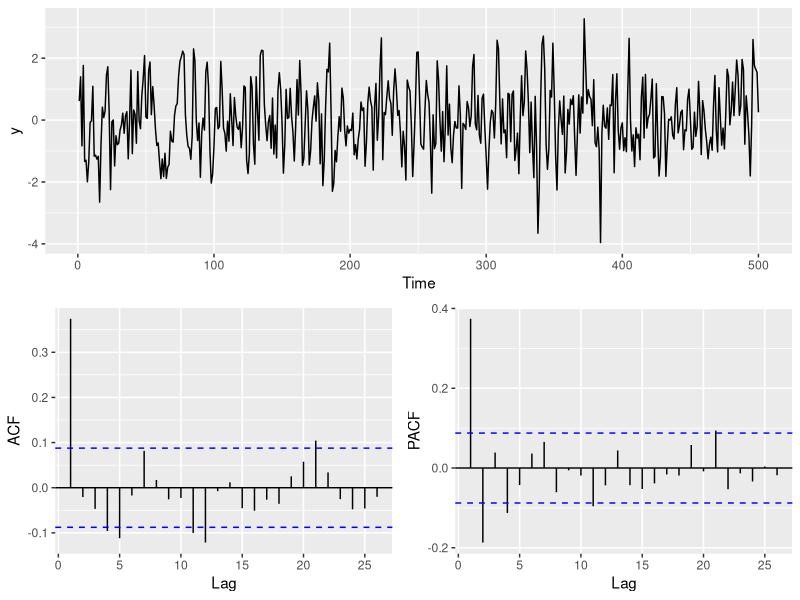
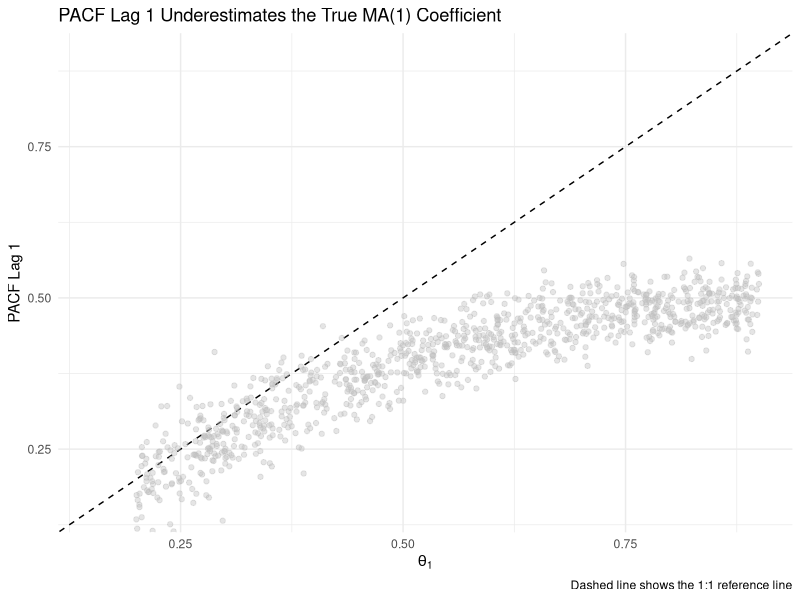
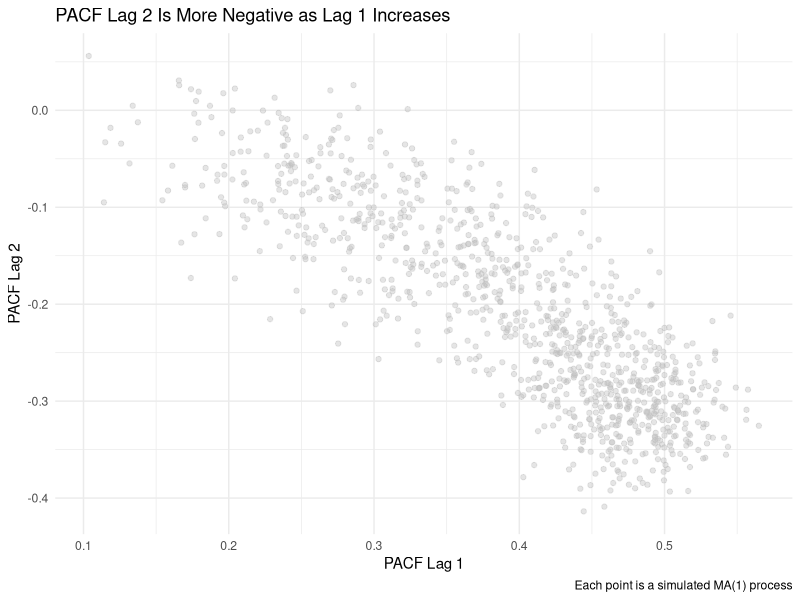
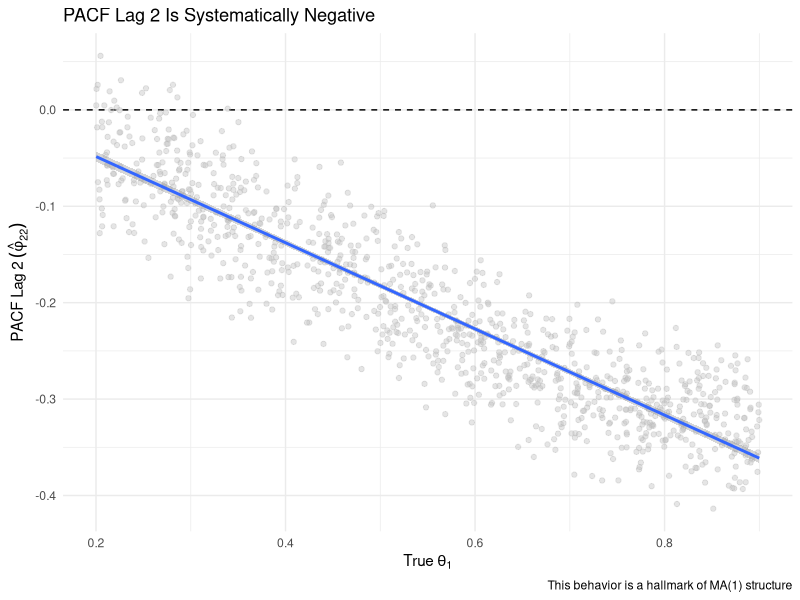

These charts were generated, in order, by the following R code:
## ---- chunk 1
#| label: ma1-sim-plot
#| message: false
#| warning: false
library(tidyverse)
library(forecast)
library(gridExtra)
set.seed(2346)

n <- 500
tm <- 1:n
y <- arima.sim(model = list(ma = 0.4), n = n)

simpleLayoutMatrix <- matrix(c(1, 1, 2, 3), nrow = 2, byrow = TRUE)
p1 <- ggplot() +
  geom_line(aes(x = tm, y = y)) +
  labs(x = "Time")
p2 <- ggAcf(y) + labs(title = NULL)
p3 <- ggPacf(y) + labs(title = NULL)

grid.arrange(p1, p2, p3, layout_matrix = simpleLayoutMatrix)
## ---- chunk 2
#| label: ma1-mc-sim
m <- 1000 # Number of simulations
res <- matrix(NA, m, 3) # Object to store theta, PACF lag 1, PACF lag 2
thetas <- runif(m, 0.2, 0.9) # Randomly draw MA(1) coefficients for simulation
res[, 1] <- thetas # Store theta

for (i in 1:m) {
  y <- arima.sim(model = list(ma = thetas[i]), n = n) # Simulate MA(1)
  tmp <- Pacf(y, plot = FALSE) # Get PACF
  res[i, 2] <- tmp$acf[1, 1, 1] # Store lag 1 PACF
  res[i, 3] <- tmp$acf[2, 1, 1] # Store lag 2 PACF
}
res <- as.data.frame(res)
names(res) <- c("simulatedTheta", "pacfLag1", "pacfLag2")
## ---- chunk 3
#| label: ma1-lag1-plot
ggplot(res, aes(x = simulatedTheta, y = pacfLag1)) +
  geom_abline(slope = 1, intercept = 0, linetype = "dashed") +
  geom_point(alpha = 0.4, color = "gray") +
  labs(
    x = expression(theta[1]),
    y = "PACF Lag 1",
    title = "PACF Lag 1 Underestimates the True MA(1) Coefficient",
    caption = "Dashed line shows the 1:1 reference line"
  ) +
  coord_cartesian(xlim = c(0.15, 0.9), ylim = c(0.15, 0.9)) +
  theme_minimal()
## ---- chunk 4
#| label: ma1-lag2-vs-lag1-plot
ggplot(res, aes(x = pacfLag1, y = pacfLag2)) +
  geom_point(alpha = 0.4, color = "gray") +
  labs(
    x = "PACF Lag 1",
    y = "PACF Lag 2",
    title = "PACF Lag 2 Is More Negative as Lag 1 Increases",
    caption = "Each point is a simulated MA(1) process"
  ) +
  theme_minimal()
## ---- chunk 5
#| label: ma1-lag2-vs-theta-plot
# Also show vs theta
ggplot(res, aes(x = simulatedTheta, y = pacfLag2)) +
  geom_hline(yintercept = 0, linetype = "dashed") +
  geom_point(alpha = 0.4, color = "gray") +
  geom_smooth(method = "lm") +
  labs(
    x = expression(True ~ theta[1]),
    y = expression(PACF ~ Lag ~ 2 ~ (hat(phi)[22])),
    title = "PACF Lag 2 Is Systematically Negative",
    caption = "This behavior is a hallmark of MA(1) structure"
  ) +
  theme_minimal()
